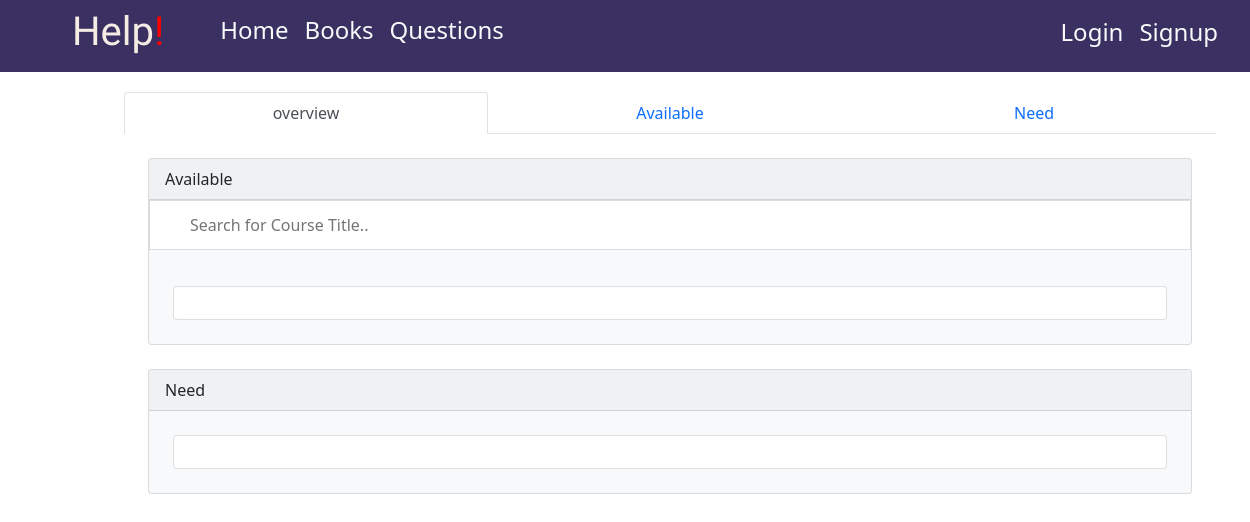
/books/, run on an earlier commit of the app's database.
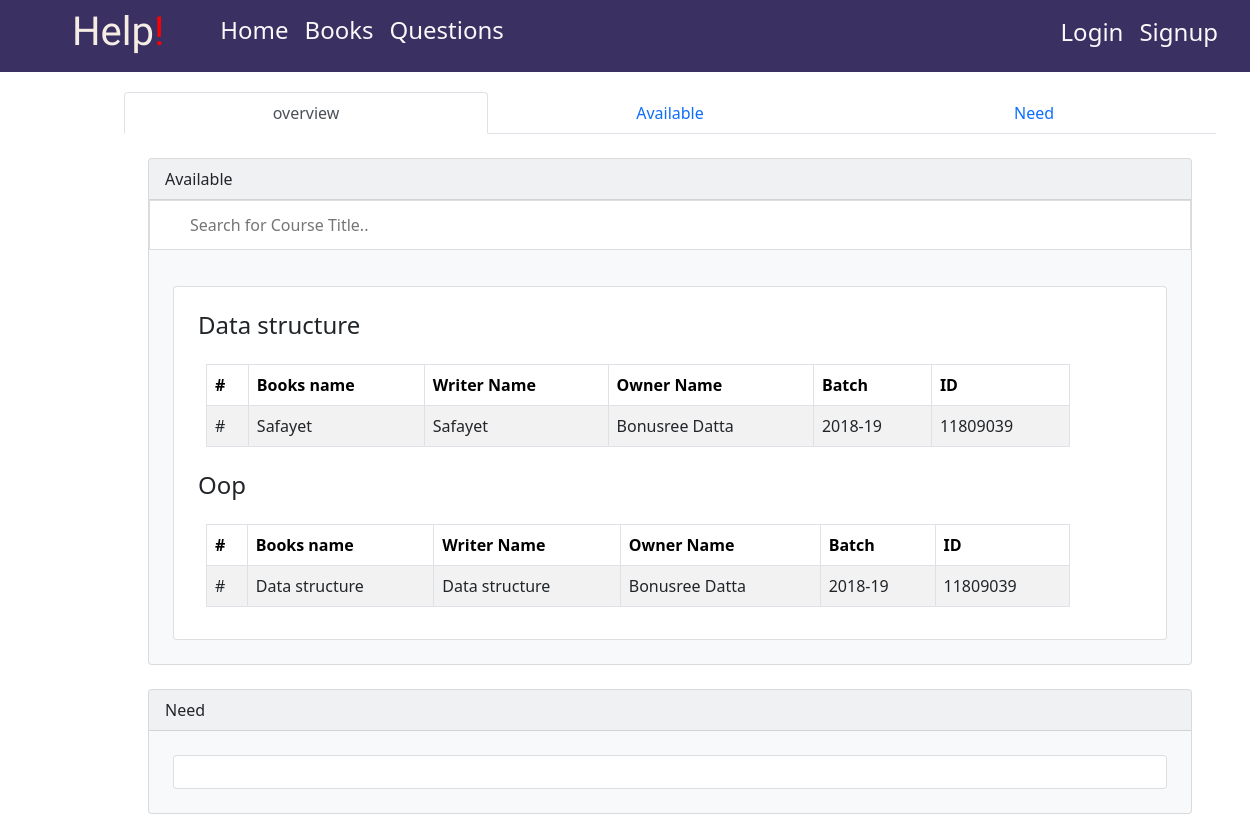
And on a later commit of the database.
### books/models.py (models this page shows, shortened)
class course_title(models.Model):
    name=models.CharField(max_length=250)

class available_books(models.Model):
    Course_title=models.ForeignKey(course_title, on_delete=models.CASCADE)
    books_name=models.CharField(max_length=250)
    owner_name=models.CharField( max_length=250)
    writer_name=models.CharField(max_length=250)
    roll=models.CharField(max_length=250)
    session=models.CharField(max_length=250)

### books/views.py (the view)
# urls.py: path('books/', views.books_overview, name='books')
def books_overview(request):
    allBooks=available_books.objects.all()
    title=course_title.objects.all()
    books={}
    if request.user.is_authenticated:
        books={'user_available':[],'user_need':[]}
        roll=request.user.roll
        user_available=available_books.objects.filter(roll=roll).values()
    for t in title:
        books.update({t.name:{'available':[],'need':[]}})
    for b in allBooks:
        ct=b.Course_title.name
        a={'b_name':b.books_name, 'owner_name':b.owner_name,
           'writer_name':b.writer_name, 'roll':b.roll, 'session':b.session}
        if ct in books:
            books[ct]['available'].append(a)
    needbooks=need_books.objects.all()
    for b in needbooks:
        ct=b.Course_title.name
        a={'b_name':b.books_name, 'borrower':b.borrower_name,
           'writer_name':b.writer_name, 'roll':b.roll, 'session':b.session}
        if ct in books:
            books[ct]['need'].append(a)
    return render(request, 'books.html', context={'books': books})

### templates/books.html (shortened to what this page needs)
{% extends 'master.html' %}
{%load static%}
{% block content %}
<div class="container " style="margin-top:20px; margin-left:100px;">
  <ul class="nav nav-tabs nav-justified">
    <li class="nav-item">
      <a class="nav-link active" href="#section1">overview</a>
    </li>
    <li class="nav-item">
      <a class="nav-link" href="#section2">Available </a>
    </li>
    <li class="nav-item">
      <a class="nav-link" href="#section3">Need</a>
    </li>
  </ul>
  <div id="section2" class="card text-dark bg-light m-4" style="max-width:
              100%;">
    <div class="card-header d-inline-flex ">
      <div class="flex-fill">Available</div>
    </div>
    <input type="text" id="myInput" onkeyup="myFunction()" placeholder="Search for Course Title..">
    <div  id="searchableContent" class="card m-4 p-3">
      {% for course_title, book_data in books.items%}
      {%if book_data.available%}
      <h4 id="available_course" class="available_course m-2">{{course_title|capfirst}}</h4>
      <table class="table table-striped table-bordered m-3" style="width:90%;">
        <thead>
          <tr>
            <th>#</th>
            <th>Books name</th>
            <th>Writer Name</th>
            <th>Owner Name</th>
            <th>Batch</th>
            <th>ID</th>
          </tr>
        </thead>
        <tbody>
          {%for b in book_data.available%}
          <tr>
            <td>#</td>
            <td>{{b.b_name|capfirst}}</td>
            <td>{{b.writer_name|capfirst}}</td>
            <td>{{b.owner_name|capfirst}}</td>
            <td>{{b.session}}</td>
            <td>{{b.roll}}</td>
          </tr>
          {% endfor %}
        </tbody>
      </table>
      {%endif%}
      {% endfor %}
    </div>
  </div>
  <div id="section3" class="card text-dark bg-light m-4" style="max-width:
              100%;">
    <div class="card-header d-inline-flex ">
      <div class="flex-fill">Need</div>
    </div>
    <div class="card m-4 p-3">
    </div>
  </div>
{% endblock%}

What changed in the data, as far as the page shows it:
now on this page (row unchanged): course_title: books "Data structure"
added available_books: b_name "Safayet", writer_name "Safayet", owner_name "Bonusree Datta", session "2018-19", roll "11809039"
now on this page (row unchanged): course_title: books "Oop"
added available_books: b_name "Data structure", writer_name "Data structure", owner_name "Bonusree Datta", session "2018-19", roll "11809039"
Also different on the page:
new list line: "# Books name Writer Name Owner Name Batch ID #"
